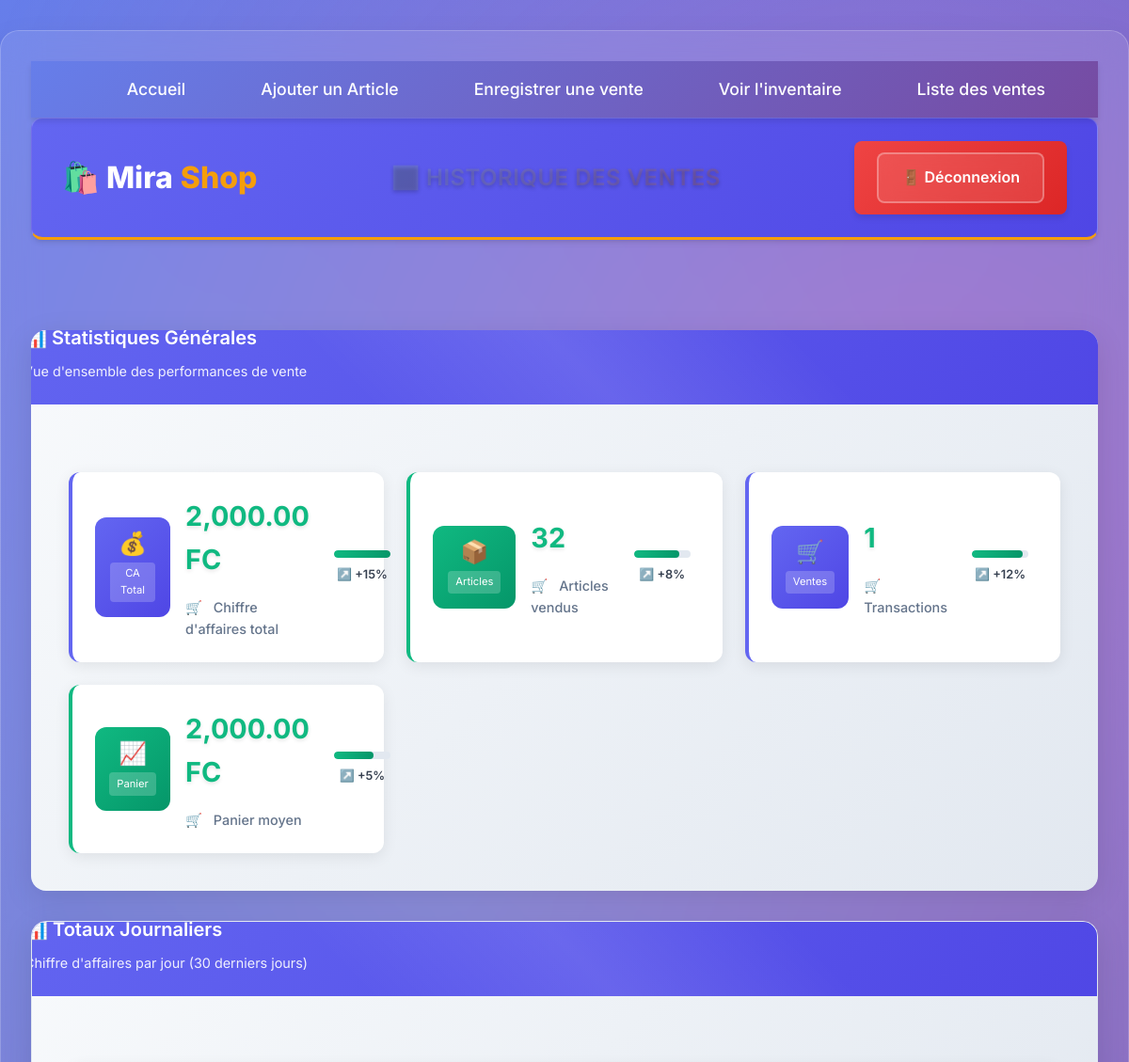
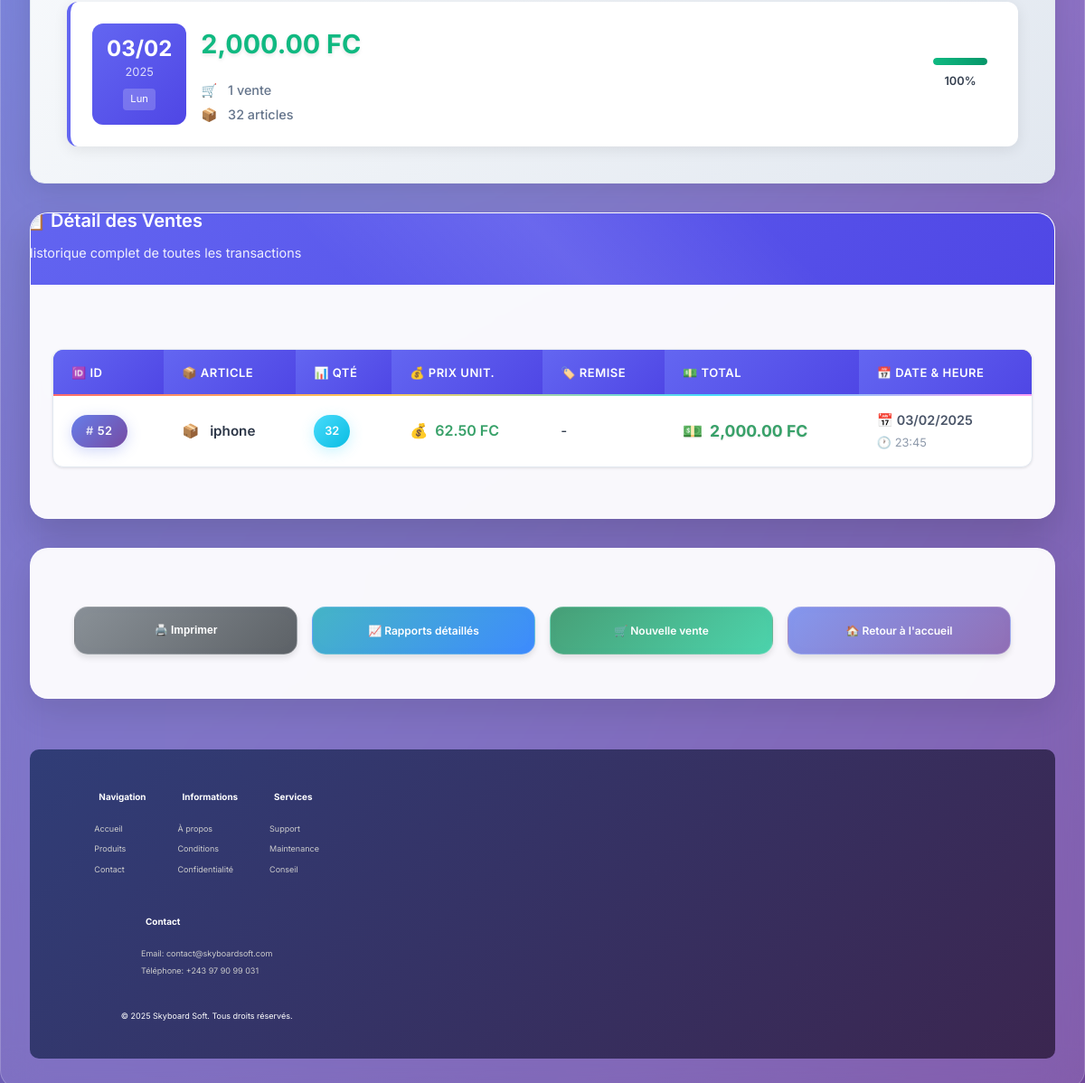
/liste_ventes.php (signed in), run on the app's committed database (2 pictures, top to bottom).
### tables this page shows
CREATE TABLE `ventes` (
  `id` int(11) NOT NULL,
  `id_article` int(11) NOT NULL,
  `quantité` int(11) NOT NULL,
  `date` datetime NOT NULL DEFAULT current_timestamp(),
  `prix` decimal(10,2) NOT NULL,
  `remise` varchar(10) NULL
);

CREATE TABLE `articles` (
  `id` int(11) NOT NULL,
  `nom` varchar(100) NOT NULL,
  `description` text DEFAULT NULL,
  `prix` decimal(10,2) NOT NULL,
  `quantité` int(11) NOT NULL
);

### liste_ventes.php (the view, shortened to what this page needs)
<?php
include 'config.php';
$sql = "SELECT Ventes.id, Articles.nom, Ventes.quantité, Ventes.prix, Ventes.remise,
               Ventes.prix as total, Ventes.date
        FROM Ventes
        JOIN Articles ON Ventes.id_article = Articles.id
        ORDER BY Ventes.date DESC";
$result = $conn->query($sql);
$total_general = 0;
$total_articles = 0;
if ($result->num_rows > 0) {
    $result_temp = $conn->query($sql);
    while ($row = $result_temp->fetch_assoc()) {
        $total_general += $row['total'];
        $total_articles += $row['quantité'];
    }
}
$sql_daily = "SELECT DATE(Ventes.date) as date_jour,
                     SUM(Ventes.prix) as total_jour,
                     COUNT(*) as nombre_ventes,
                     SUM(Ventes.quantité) as articles_vendus
              FROM Ventes
              JOIN Articles ON Ventes.id_article = Articles.id
              GROUP BY DATE(Ventes.date)
              ORDER BY DATE(Ventes.date) DESC
              LIMIT 30";
$result_daily = $conn->query($sql_daily);
?>
<!DOCTYPE html>
<html lang="fr">
<head>
    <link rel="stylesheet" href="style.css">
    <link rel="stylesheet" href="shop/modern-style.css">
    <link rel="stylesheet" href="shop/table-style.css">
</head>
<body class="page-transition">
    <div class="container">
        <?php
    include 'navbar.php'
    ?>
        <header class="header">
            <div class="header-content">
                <div class="logo">
                    <a href="index.php">🛍️ Mira<span>Shop</span></a>
                </div>
                <div class="header-title">
                    <h1>📊 HISTORIQUE DES VENTES</h1>
                </div>
                <div class="logout-btn">
                    <a href="logout.php" class="btn-outline">🚪 Déconnexion</a>
                </div>
            </div>
        </header>
        <main class="main-content">
            <div class="daily-totals-card">
                <div class="card-header">
                    <h2>📊 Statistiques Générales</h2>
                    <p class="card-subtitle">Vue d'ensemble des performances de vente</p>
                </div>
                <div class="card-body">
                    <div class="daily-totals-grid">
                        <div class="daily-total-item">
                            <div class="daily-date">
                                <div class="date-main">💰</div>
                                <div class="weekday">CA Total</div>
                            </div>
                            <div class="daily-stats">
                                <div class="daily-amount">
                                    <span class="amount"><?php echo number_format($total_general, 2); ?> FC</span>
                                </div>
                                <div class="daily-details">
                                    <span class="transactions">Chiffre d'affaires total</span>
                                </div>
                            </div>
                            <div class="daily-performance">
                                <div class="performance-bar">
                                    <div class="performance-fill" style="width: 100%"></div>
                                </div>
                                <span class="performance-text">↗️ +15%</span>
                            </div>
                        </div>
                        <div class="daily-total-item">
                            <div class="daily-date">
                                <div class="date-main">📦</div>
                                <div class="weekday">Articles</div>
                            </div>
                            <div class="daily-stats">
                                <div class="daily-amount">
                                    <span class="amount"><?php echo $total_articles; ?></span>
                                </div>
                                <div class="daily-details">
                                    <span class="transactions">Articles vendus</span>
                                </div>
                            </div>
                            <div class="daily-performance">
                                <div class="performance-bar">
                                    <div class="performance-fill" style="width: 80%"></div>
                                </div>
                                <span class="performance-text">↗️ +8%</span>
                            </div>
                        </div>
                        <div class="daily-total-item">
                            <div class="daily-date">
                                <div class="date-main">🛒</div>
                                <div class="weekday">Ventes</div>
                            </div>
                            <div class="daily-stats">
                                <div class="daily-amount">
                                    <span class="amount"><?php echo $result->num_rows; ?></span>
                                </div>
                                <div class="daily-details">
                                    <span class="transactions">Transactions</span>
                                </div>
                            </div>
                            <div class="daily-performance">
                                <div class="performance-bar">
                                    <div class="performance-fill" style="width: 90%"></div>
                                </div>
                                <span class="performance-text">↗️ +12%</span>
                            </div>
                        </div>
                        <div class="daily-total-item">
                            <div class="daily-date">
                                <div class="date-main">📈</div>
                                <div class="weekday">Panier</div>
                            </div>
                            <div class="daily-stats">
                                <div class="daily-amount">
                                    <span class="amount"><?php echo $result->num_rows > 0 ? number_format($total_general / $result->num_rows, 2) : '0.00'; ?> FC</span>
                                </div>
                                <div class="daily-details">
                                    <span class="transactions">Panier moyen</span>
                                </div>
                            </div>
                            <div class="daily-performance">
                                <div class="performance-bar">
                                    <div class="performance-fill" style="width: 70%"></div>
                                </div>
                                <span class="performance-text">↗️ +5%</span>
                            </div>
                        </div>
                    </div>
                </div>
            </div>
            <div class="card daily-totals-card">
                <div class="card-header">
                    <h2>📊 Totaux Journaliers</h2>
                    <p class="card-subtitle">Chiffre d'affaires par jour (30 derniers jours)</p>
                </div>
                <div class="card-body">
                    <div class="daily-totals-grid">
                        <?php if ($result_daily->num_rows > 0): ?>
                            <?php while ($daily = $result_daily->fetch_assoc()): ?>
                                <div class="daily-total-item">
                                    <div class="daily-date">
                                        <div class="date-main"><?php echo date('d/m', strtotime($daily['date_jour'])); ?></div>
                                        <div class="date-year"><?php echo date('Y', strtotime($daily['date_jour'])); ?></div>
                                        <div class="weekday"><?php
                                            $weekdays = ['Dim', 'Lun', 'Mar', 'Mer', 'Jeu', 'Ven', 'Sam'];
                                            echo $weekdays[date('w', strtotime($daily['date_jour']))];
                                        ?></div>
                                    </div>
                                    <div class="daily-stats">
                                        <div class="daily-amount">
                                            <span class="amount"><?php echo number_format($daily['total_jour'], 2); ?> FC</span>
                                        </div>
                                        <div class="daily-details">
                                            <span class="transactions"><?php echo $daily['nombre_ventes']; ?> vente<?php echo $daily['nombre_ventes'] > 1 ? 's' : ''; ?></span>
                                            <span class="items"><?php echo $daily['articles_vendus']; ?> article<?php echo $daily['articles_vendus'] > 1 ? 's' : ''; ?></span>
                                        </div>
                                    </div>
                                    <div class="daily-performance">
                                        <?php
                                        $avg_daily = $total_general / max(1, $result_daily->num_rows);
                                        $performance = ($daily['total_jour'] / max(1, $avg_daily)) * 100;
                                        ?>
                                        <div class="performance-bar">
                                            <div class="performance-fill" style="width: <?php echo min(100, $performance); ?>%"></div>
                                        </div>
                                        <span class="performance-text"><?php echo number_format($performance, 0); ?>%</span>
                                    </div>
                                </div>
                            <?php endwhile; ?>
                        <?php endif; ?>
                    </div>
                </div>
            </div>
            <div class="card table-card">
                <div class="card-header">
                    <h2>📋 Détail des Ventes</h2>
                    <p class="card-subtitle">Historique complet de toutes les transactions</p>
                </div>
                <div class="card-body">
                    <div class="table-container">
                        <table class="modern-table">
                            <thead>
                                <tr>
                                    <th>🆔 ID</th>
                                    <th>📦 Article</th>
                                    <th>📊 Qté</th>
                                    <th>💰 Prix Unit.</th>
                                    <th>🏷️ Remise</th>
                                    <th>💵 Total</th>
                                    <th>📅 Date & Heure</th>
                                </tr>
                            </thead>
                            <tbody>
                                <?php if ($result->num_rows > 0): ?>
                                    <?php while ($row = $result->fetch_assoc()): ?>                                        <tr class="sale-row fade-in-up">
                                            <td>
                                                <span class="badge badge-primary"><?php echo htmlspecialchars($row['id']); ?></span>
                                            </td>
                                            <td class="article-name">
                                                <?php echo htmlspecialchars($row['nom']); ?>
                                            </td>
                                            <td>
                                                <span class="quantity-badge"><?php echo htmlspecialchars($row['quantité']); ?></span>
                                            </td>                                            <td class="price">
                                                <?php
                                                $prix_unitaire = $row['prix'] / $row['quantité'];
                                                echo number_format($prix_unitaire, 2);
                                                ?> FC
                                            </td>                                            <td class="discount">
                                                <?php
                                                if (!empty($row['remise'])) {
                                                    $pourcentage_remise = floatval(str_replace('%', '', $row['remise']));
                                                    $prix_unitaire = $row['prix'] / $row['quantité'];
                                                    $prix_avant_remise = $prix_unitaire / (1 - ($pourcentage_remise / 100));
                                                    $montant_remise = ($prix_avant_remise * $row['quantité'] * $pourcentage_remise) / 100;
                                                    echo number_format($montant_remise, 2) . ' FC';
                                                } else {
                                                    echo '-';
                                                }
                                                ?>
                                            </td>
                                            <td class="total-amount">
                                                <?php echo number_format($row['total'], 2); ?> FC
                                            </td>
                                            <td class="date-time">
                                                <div class="date"><?php echo date('d/m/Y', strtotime($row['date'])); ?></div>
                                                <div class="time"><?php echo date('H:i', strtotime($row['date'])); ?></div>
                                            </td>
                                        </tr>
                                    <?php endwhile; ?>
                                <?php endif; ?>
                            </tbody>
                        </table>
                    </div>
                </div>
            </div>
            <div class="actions-section">
                <div class="card actions-card">
                    <div class="card-body">
                        <div class="actions-grid">
                            <button onclick="window.print()" class="btn btn-outline-secondary">
                                🖨️ Imprimer
                            </button>
                            <a href="rapport.php" class="btn btn-outline-info">
                                📈 Rapports détaillés
                            </a>
                            <a href="vente.php" class="btn btn-outline-success">
                                🛒 Nouvelle vente
                            </a>
                            <a href="index.php" class="btn btn-outline-primary">
                                🏠 Retour à l'accueil
                            </a>
                        </div>
                    </div>
                </div>
            </div>
        </main>
        <?php
    include 'footer.php';
    ?>
</body>
</html>

### data on the page
ventes: id "52", id_article.nom "iphone", quantité "32", prix_unitaire "62.50", prix "2,000.00", date "03/02/2025", date "23:45"

### other printed values
$total_general "2,000.00"
$total_articles "32"
$result->num_rows "1"
$total_general / $result->num_rows "2,000.00"
date('d/m', strtotime($daily['date_jour'])) "03/02"
date('Y', strtotime($daily['date_jour'])) "2025"
$weekdays[date('w', strtotime($daily['date_jour']))] "Lun"
$daily['total_jour'] "2,000.00"
$daily['nombre_ventes'] "1"
$daily['articles_vendus'] "32"
$performance "100"
